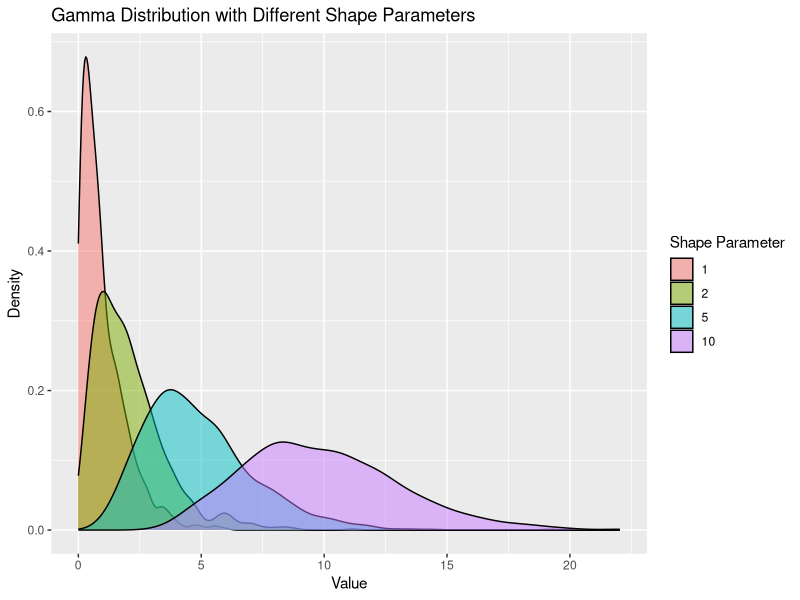
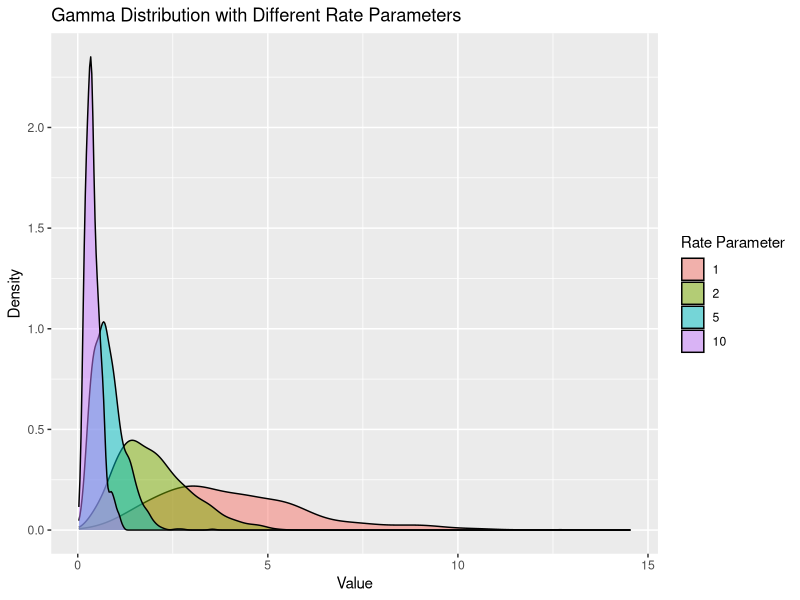

The R script that drew these images, in order:
library(ggplot2)

# Generate random numbers from gamma distributions with different shape parameters
shape_values <- c(1, 2, 5, 10)
n <- 1000

# Create a list to store the generated random numbers
random_numbers <- list()

# Generate random numbers for each shape parameter value
for (shape in shape_values) {
  random_numbers[[as.character(shape)]] <- rgamma(n, shape = shape, rate = 1)
}

# Combine the random numbers into a single data frame
df <- data.frame(
  shape = rep(shape_values, each = n),
  value = unlist(random_numbers)
)

# Plot the distributions
ggplot(df, aes(x = value, fill = factor(shape))) +
  geom_density(alpha = 0.5) +
  labs(title = "Gamma Distribution with Different Shape Parameters", x = "Value", y = "Density") +
  scale_fill_discrete(name = "Shape Parameter")





# Generate random numbers from gamma distributions with different rate parameters
rate_values <- c(1, 2, 5, 10)
n <- 1000

# Create a list to store the generated random numbers
random_numbers <- list()

# Generate random numbers for each rate parameter value
for (rate in rate_values) {
  random_numbers[[as.character(rate)]] <-rgamma(n, shape = 4, rate = rate)
}

# Combine the random numbers into a single data frame
df <- data.frame(
  rate = rep(rate_values, each = n),
  value = unlist(random_numbers)
)


# Plot the distributions
ggplot(df, aes(x = value, fill = factor(rate))) +
  geom_density(alpha = 0.5) +
  labs(title = "Gamma Distribution with Different Rate Parameters", x = "Value", y = "Density") +
  scale_fill_discrete(name = "Rate Parameter")

